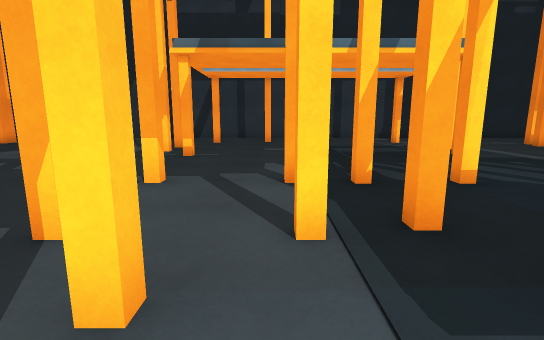
View 1 (above)

20 first-person views from a walk through a Unity game level. The camera is 1.3 m above the floor, tilts 10° down and sees 85° across. The floor is counted in squares, 1 m on a side. Each view is taken from the middle of a square. On the plan, view 1 faces up. The plan holds only what a view shows up to about 14 squares ahead; the rest is blank. The place goes on beyond the plan. The player is left out. Door leaves are left out, so doorways stand open.

View 2
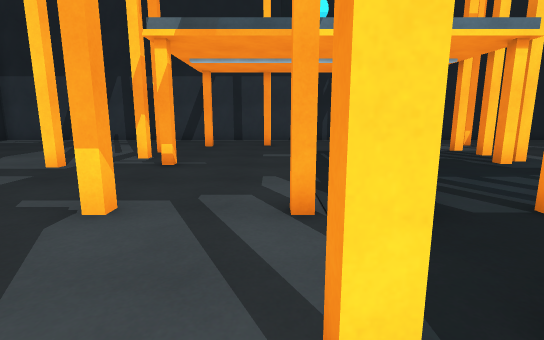

View 3
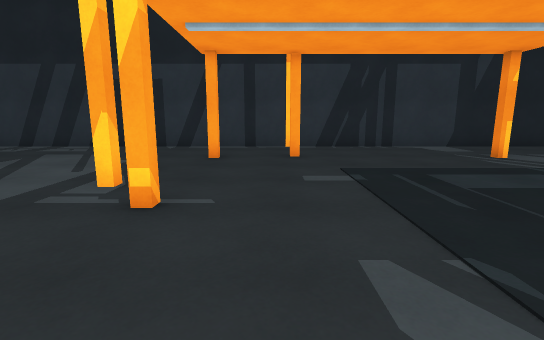

View 4
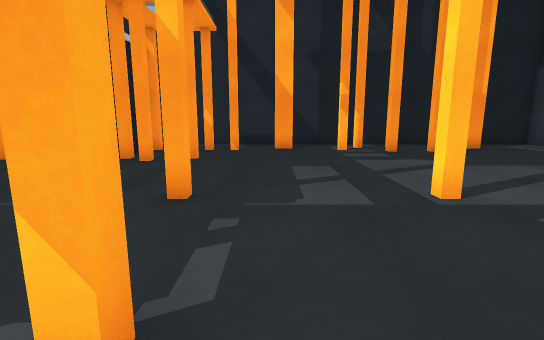

View 5
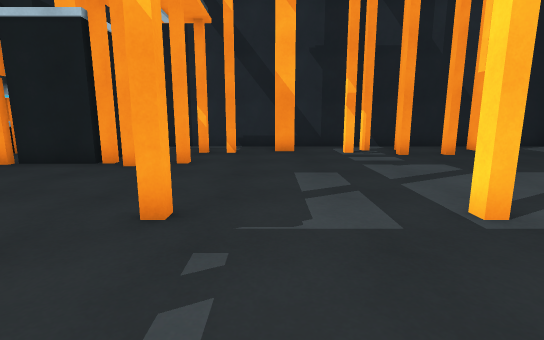

View 6
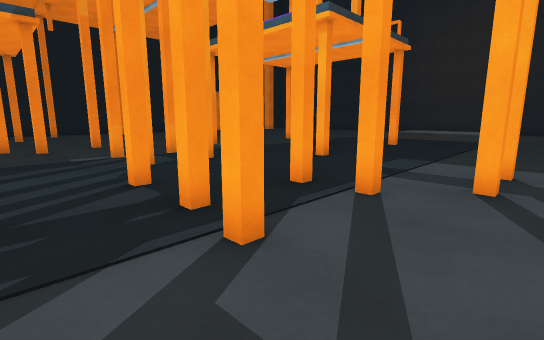

View 7
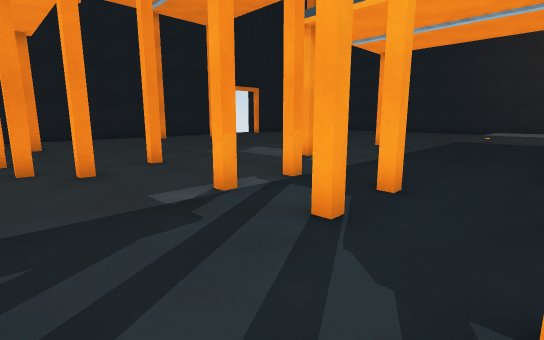

View 8
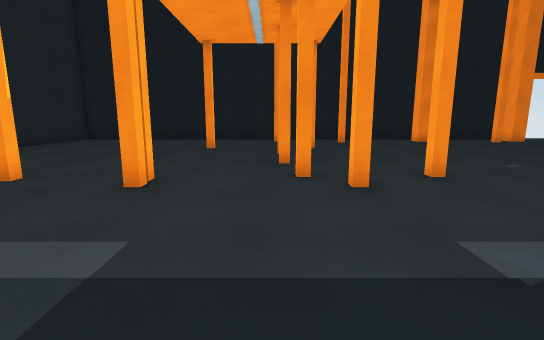

View 9
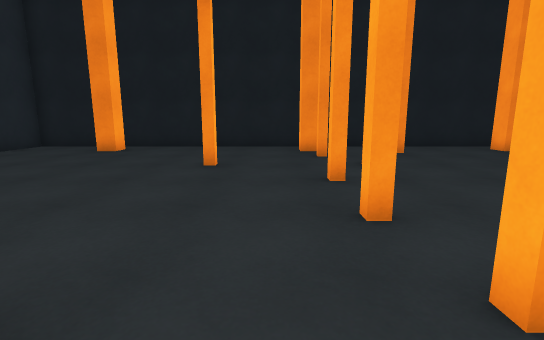

View 10
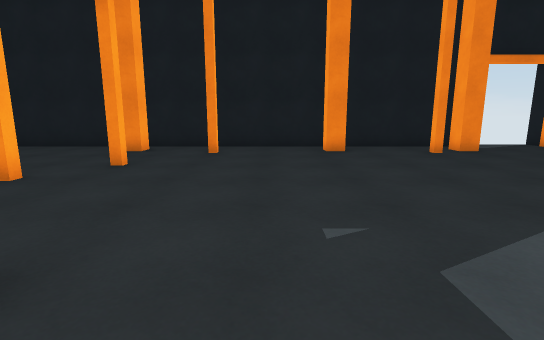

View 11
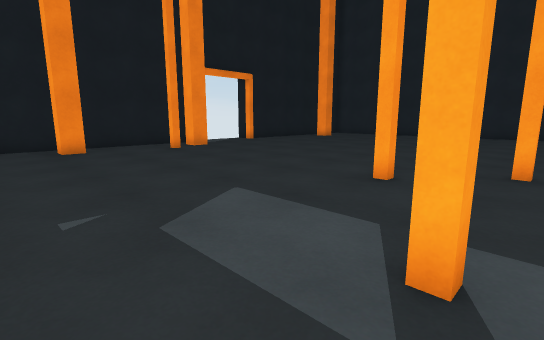

View 12
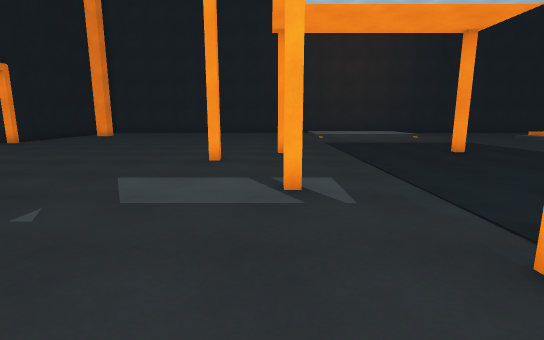

View 13
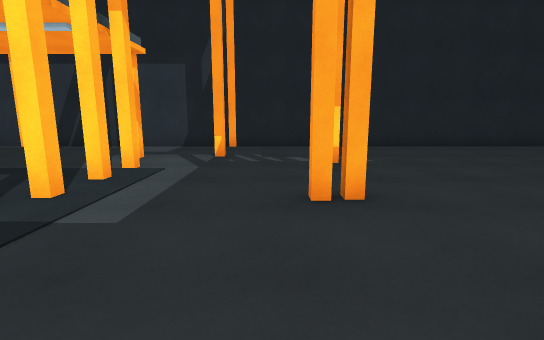

View 14
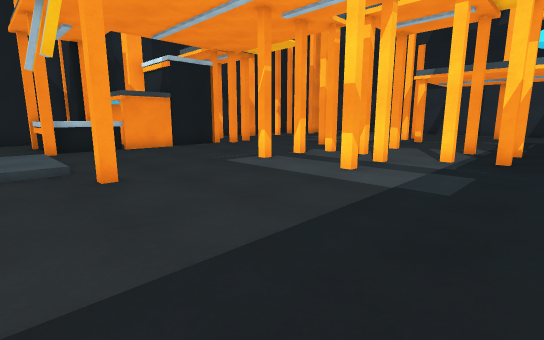

View 15
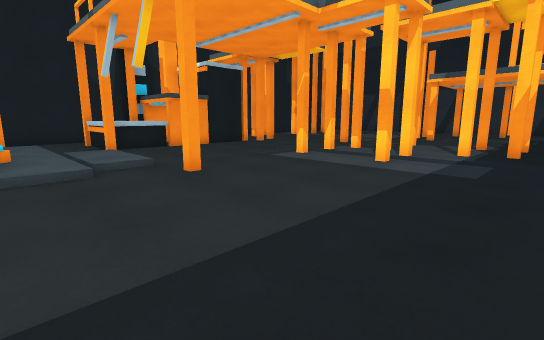

View 16
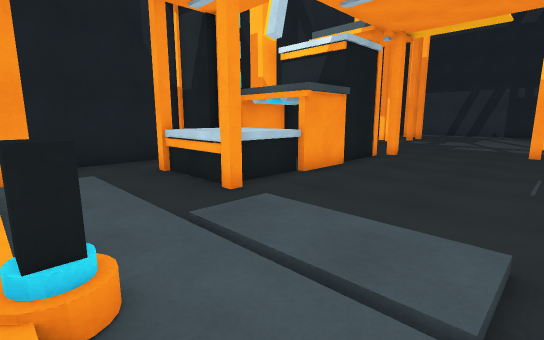

View 17
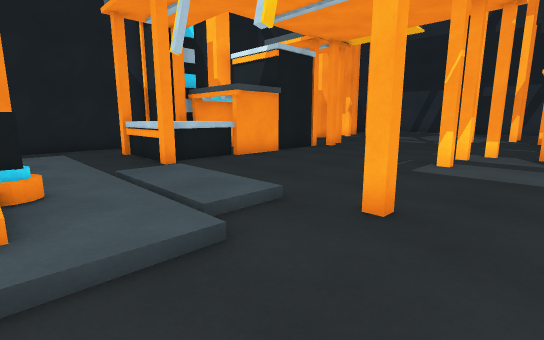

View 18
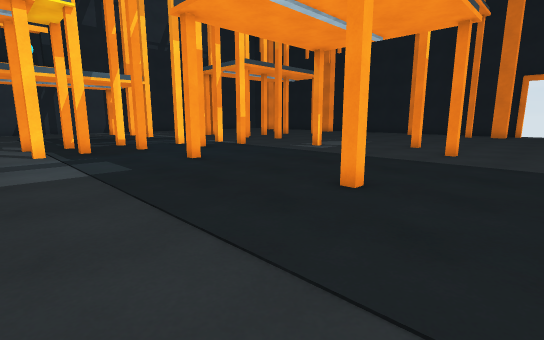

View 19
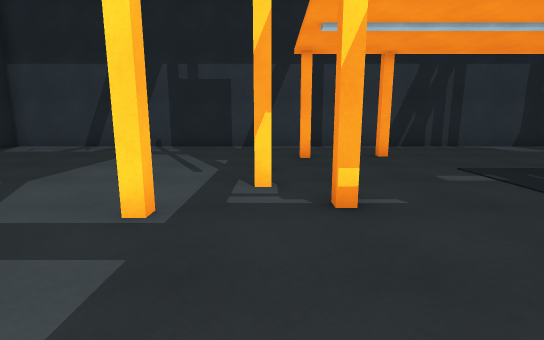

View 20
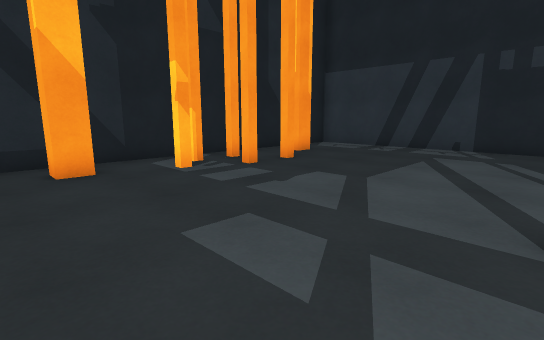

### Floor plan
Key: @ floor where view 1 was taken; # wall or solid block; x gap in a wall; . main floor; : floor 0.25 m higher than the main floor; / step, stairs or slope; D open door; = window, fence, low wall or low ledge; ^ raised ledge; O other object.
Columns run from 16 left of view 1 to 25 right of it. Each row starts with its distance up from view 1.
 20 ##########################################
 19 #............................  ..........#
 18 #............................  ..........#
 17 #............................  ..........#
 16 #............O..#......O.#... ...........#
 15 #............................#...........#
 14 #......................#....#............#
 13 #........................................#
 12 #.##.....................................#
 11 #......................x....#......#.....#
 10 #..#......#..O.........O.................#
  9 #........................................#
  8 #..............................#.#.......#
  7 #............................#.......#...#
  6 #.............#.O. .#.......#......#.....#
  5 #.........#...........#..#...............#
  4 #....#.......................#........#..#
  3 #.....#.....#.#.O. .#.#..#...............#
  2 #  ###.........#.........................#
  1    ###...................................#
  0    ###......#..#@...O......O.............#
 -1    # ##..................................#
 -2   #####..................................#
 -3 ####^^=..................................#
 -4 #  ^^^.......................#........#..#
 -5 #..^^^#.....#............................#
 -6 #.......:::.........O......O...........###
 -7 #...////////............................D
 -8 #.  /////://............................DD
 -9     //// O//............................DD

Where each view was taken, in squares from view 1:
view 1: 0 up, 0 right, facing up
view 2: 2 up, 0 right, facing up
view 3: 6 up, 1 left, facing up
view 4: 7 up, 1 left, facing left
view 5: 7 up, 2 left, facing left
view 6: 8 up, 2 left, facing down-right
view 7: 8 up, 4 right, facing down-right
view 8: 8 up, 6 right, facing right
view 9: 9 up, 11 right, facing right
view 10: 2 up, 11 right, facing right
view 11: 2 up, 10 right, facing down-right
view 12: 5 up, 11 right, facing down
view 13: 6 up, 11 right, facing up
view 14: 7 down, 3 right, facing up-left
view 15: 9 down, 3 right, facing up-left
view 16: 9 down, 5 left, facing up-left
view 17: 9 down, 2 left, facing up-left
view 18: 9 down, 1 left, facing up-right
view 19: 6 up, 4 left, facing up
view 20: 6 up, 6 left, facing up-left
